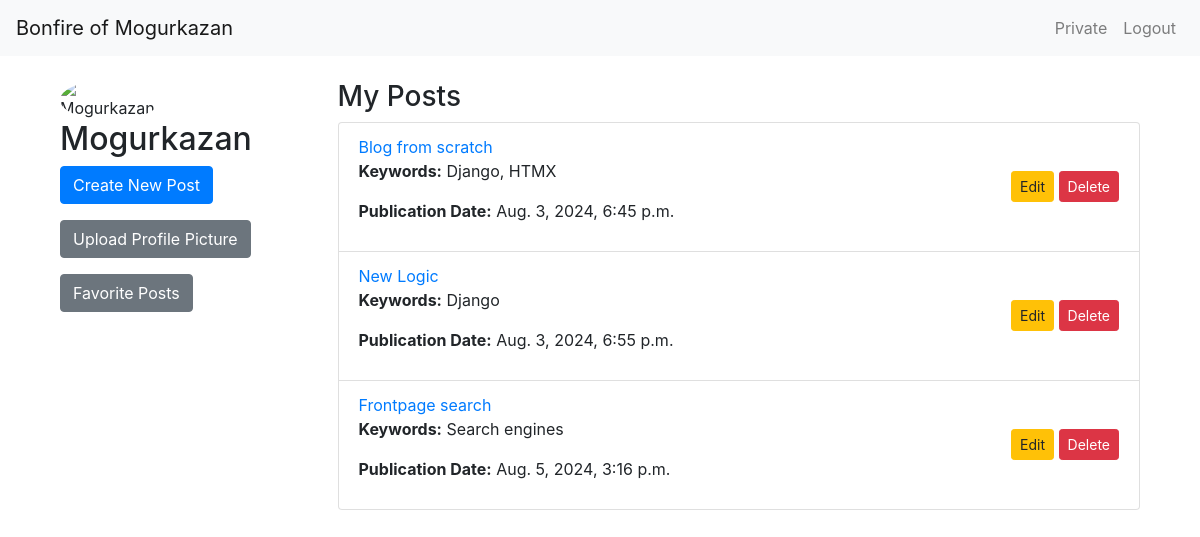
The page /private/ (signed in) on the database as committed earlier.
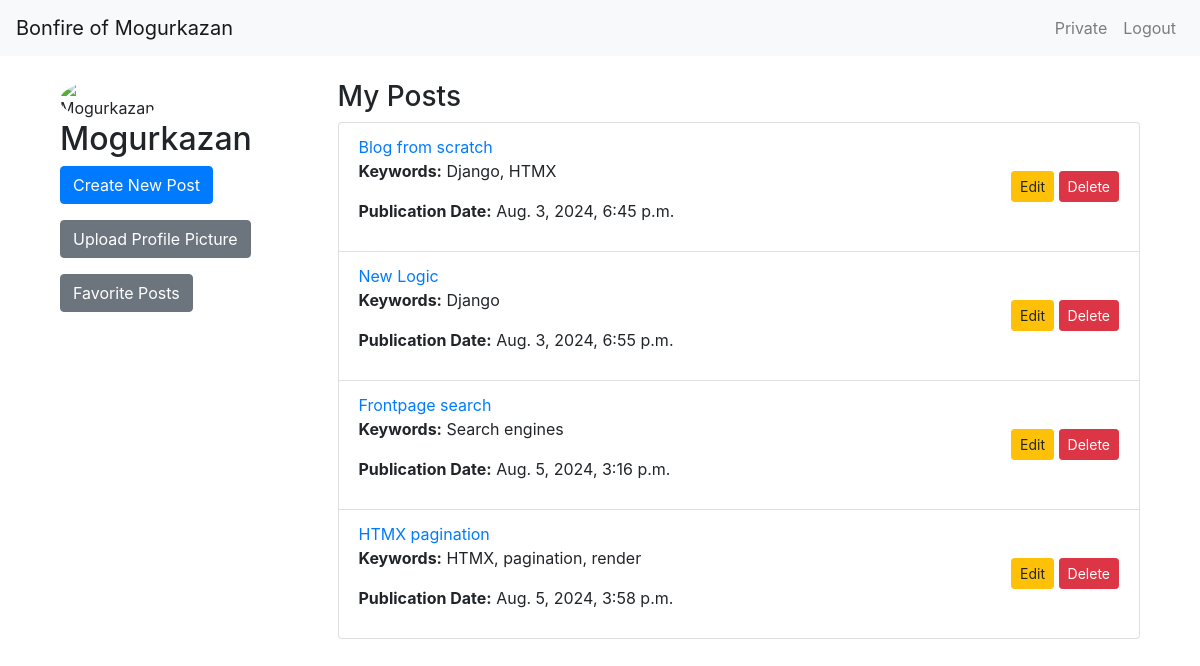
The same page on the database as committed later.
### blog/models.py (models this page shows, shortened)
class Post(models.Model):
    author = models.ForeignKey(CustomUser, on_delete=models.CASCADE, related_name='posts')
    title = models.CharField(max_length=255)
    keywords = models.CharField(max_length=255, default='')
    content = models.TextField()
    created_at = models.DateTimeField(auto_now_add=True)
    updated_at = models.DateTimeField(auto_now=True)
    image = CloudinaryField('image', blank=True, null=True)

### blog/views.py (the view)
# urls.py: path('private/', views.private_area, name='private_area'),
@login_required
def private_area(request):
    posts = Post.objects.filter(author=request.user)
    return render(request, 'blog/private_area.html', {'posts': posts})

### blog/templates/blog/private_area.html (shortened to what this page needs)
{% extends "base.html" %}
{% block content %}
<div class="container">
    <div class="row">
        <div class="col-md-3">
            <div class="profile-header">
                {% if user.profile_picture %}
                    <img src="{{ user.profile_picture.url }}" alt="{{ user.nickname }}" style="max-width: 100px; border-radius: 50%;">
                {% else %}
                    <img src="default_profile_picture_url" alt="Default Profile Picture" style="max-width: 100px; border-radius: 50%;">
                {% endif %}
                <h2>{{ user.nickname }}</h2>
            </div>
            <a href="{% url 'post_create' %}" class="btn btn-primary mb-3">Create New Post</a>
            <a href="{% url 'upload_profile_picture' %}" class="btn btn-secondary mb-3">Upload Profile Picture</a>
            <a href="{% url 'favorite_list' %}" class="btn btn-secondary mb-3">Favorite Posts</a>
        </div>
        <div class="col-md-9">
            <h3>My Posts</h3>
            <ul class="list-group">
                {% for post in posts %}
                    <li class="list-group-item d-flex justify-content-between align-items-center">
                        <div>
                            <a href="{% url 'post_detail' post.pk %}">{{ post.title }}</a>
                            <p><strong>Keywords:</strong> {{ post.keywords }}</p>
                            <p><strong>Publication Date:</strong> {{ post.created_at }}</p>
                        </div>
                        <div>
                            <a href="{% url 'post_edit' post.pk %}" class="btn btn-warning btn-sm">Edit</a>
                            <form action="{% url 'post_delete' post.pk %}?next={% url 'private_area' %}" method="post" style="display:inline;">
                                <button type="submit" class="btn btn-danger btn-sm">Delete</button>
                            </form>
                        </div>
                    </li>
                {% endfor %}
            </ul>
        </div>
    </div>
</div>
{% endblock %}

Rows that differ between the two databases and show on the page:
added Post: title "HTMX pagination", keywords "HTMX, pagination, render", created_at "Aug. 5, 2024, 3:58 p.m."
